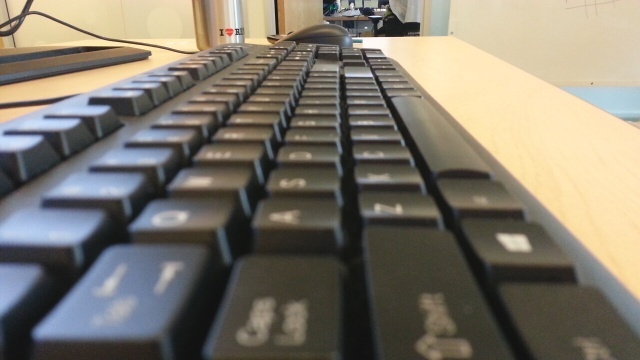
#> input picture results/keyboard_homography/align/align_00000.jpg, 640 x 360 px, given in place of _onlyalign_00000.jpg, which was not available
$ python depth_from_focus.py ../results/keyboard_homography/align   (older library calls are emulated)
#> lines starting #> are read from the running program, lines starting #| are printed output that depends on the picture; pictures that were not available may be replaced by others from this repository, and a replacement may not be noted
### src/utils.py
import os
import cv2
import numpy as np

# General
WEIGHTS = np.array(
        [[0, 0, 1, 2, 1, 0, 0],
        [0, 1, 2, 3, 2, 1, 0],
        [1, 2, 3, 4, 3, 2, 1],
        [2, 3, 4, 5, 4, 3, 2],
        [1, 2, 3, 4, 3, 2, 1],
        [0, 1, 2, 3, 2, 1, 0],
        [0, 0, 1, 2, 1, 0, 0]])

def convert_to_grayscale(img):
    imGray = cv2.cvtColor(img, cv2.COLOR_BGR2GRAY)
    return imGray

def read_image(image_path):
    img = cv2.imread(image_path, cv2.IMREAD_COLOR)
    return img

def read_flow(flow_path):
    flow = np.load(flow_path)
    return flow

def save_image(save_path, save_as, img):
    if not os.path.exists(save_path):
        os.makedirs(save_path)

    cv2.imwrite(save_path+save_as, img)

# [17 lines left out: functions save_heatmap, find_all_files, not called in this run]

def read_images_from_path(img_path):
    img_list = []

    for root, dirs, files in os.walk(img_path):
        for i, file in enumerate(sorted(files)):
            if file.endswith('.jpg') or file.endswith('.png'):
                img_list.append(read_image(root + file))

    return img_list

def normalize(x):
    max_, min_ = np.max(x), np.min(x)
    normalized = (x - min_) /(max_ - min_)
    return normalized

### src/depth_from_focus.py
from gco import cut_grid_graph_simple as cut_simple
from utils import *

import argparse
import cv2
import numpy as np

def focus_stack(aligned_img, gaussian_size, laplacian_size):
    imGray = convert_to_grayscale(aligned_img)
    gaussian_img = cv2.GaussianBlur(imGray, (gaussian_size, gaussian_size), 0)
    laplacian_img = cv2.Laplacian(gaussian_img, cv2.CV_64F, ksize=laplacian_size)

    return laplacian_img

def focus_measure_cal(cost_volume, kernel_size=9):
    focus_measure = np.zeros_like(cost_volume)
    kernel = np.ones((kernel_size, kernel_size))

    for i in range(len(cost_volume)):
        focus_img = cost_volume[i]
        focus_measure[i] = focus_img*focus_img
        focus_measure[i] = cv2.filter2D(focus_measure[i], -1, kernel)

    return focus_measure

def all_in_focus(img_list, cost_volume, kernel_size, gaussian_size):
    bgr_imgs = np.asarray(img_list)

    all_in_focus_img = np.zeros_like(bgr_imgs[0])
    height, width, channels = all_in_focus_img.shape

    focus_measure = focus_measure_cal(cost_volume, kernel_size)
    argmax = np.argmax(focus_measure, axis=0)

    normalized = 255 - (normalize(argmax) * 255)
    depth_map = cv2.GaussianBlur(normalized, (gaussian_size, gaussian_size), 0)

    for i in range(height):
        for j in range(width):
            idx = argmax[i, j]
            all_in_focus_img[i, j, :] = bgr_imgs[idx, i, j, :]

    return depth_map, all_in_focus_img


def graph_cut(cost_volume, unary_scale, pair_scale, n_iter):
    n = len(cost_volume)
    ii, jj = np.meshgrid(range(n), range(n))

    unary_cost = normalize(np.stack(cost_volume, axis=-1)) * unary_scale
    pairwise_cost = np.abs(ii - jj) * pair_scale

    graph_img = cut_simple(unary_cost.astype(np.int32), pairwise_cost.astype(np.int32), n_iter)

    height, width = unary_cost.shape[0], unary_cost.shape[1]
    graph_img = graph_img.reshape(height, width)
    graph_img = graph_img / float(n) * 255

    return graph_img

def weighted_median_filter(img):
    wmf_img = np.zeros_like(img)

    height, width = img.shape
    kernel_size = len(WEIGHTS)
    MARGIN = int(kernel_size/2)
    medIdx = int((np.sum(WEIGHTS) - 1) / 2)

    for i in range(MARGIN, height-MARGIN):
        for j in range(MARGIN, width-MARGIN):
            neighbors = []
            for k in range(-MARGIN, MARGIN+1):
                for l in range(-MARGIN, MARGIN+1):
                    a = img.item(i+k, j+l)
                    w = WEIGHTS[k+MARGIN, l+MARGIN]
                    for _ in range(w):
                        neighbors.append(a)
            neighbors.sort()
            median = neighbors[medIdx]
            wmf_img.itemset((i,j), median)

    return wmf_img

def main(base_path):
#> called with base_path = '../results/keyboard_homography/align'
    img_path = base_path + "align/"
    focus_save_path  = base_path + "focus_stack/"
    depth_save_path = base_path + "depth_map/"
    all_focus_save_path = base_path + "all_in_focus/"
    graph_save_path = base_path + "graph_cut_step2/"
    wmf_save_path = base_path + "wmf_step2/"
    save_as = "output.jpg"

    img_list = read_images_from_path(img_path)
#> in read_image, img is the input picture: shape (360, 640, 3); mean B, G, R 108, 120.3, 126.8
#> img_list = 1 item
    stacked_focus_imgs = []

    print("Stacking focus using LoG ... ")
    for i, aligned_img in enumerate(img_list):
        focus_save_as = "focus_" + str(i) + ".jpg"

        laplacian_img = focus_stack(aligned_img, gaussian_size=5, laplacian_size=5)
        stacked_focus_imgs.append(laplacian_img)

        print("... Saving images ...")
        save_image(focus_save_path, focus_save_as, laplacian_img)
#> this loop made 1 pass
#> focus_save_as on pass 1: 'focus_0.jpg'
#> (printed output is left out)
#> pass 1, in convert_to_grayscale, `imGray = cv2.cvtColor(img, cv2.COLOR_BGR2GRAY)`:
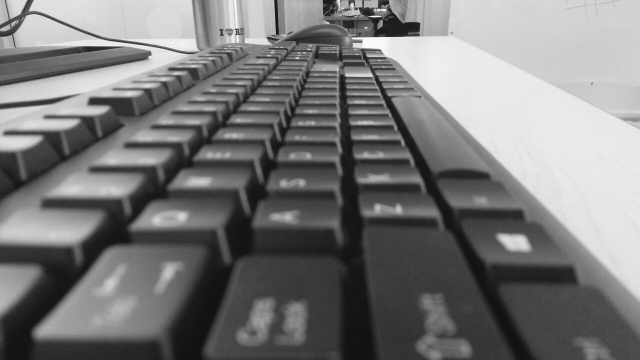
#> imGray: shape (360, 640); min 16, max 254, mean 120.9
#> pass 1, in focus_stack, `laplacian_img = cv2.Laplacian(gaussian_img, cv2.CV_64F, ksize=laplacia..`:
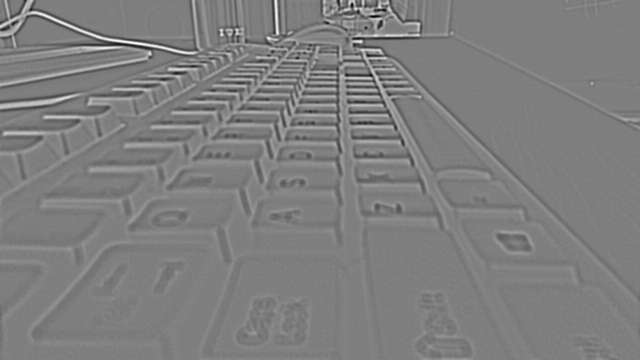
#> laplacian_img: shape (360, 640) float64; min -2516, max 2538, mean 0.1; drawn with min black and max white
#> pass 1, in save_image, `cv2.imwrite(save_path+save_as, img)`:
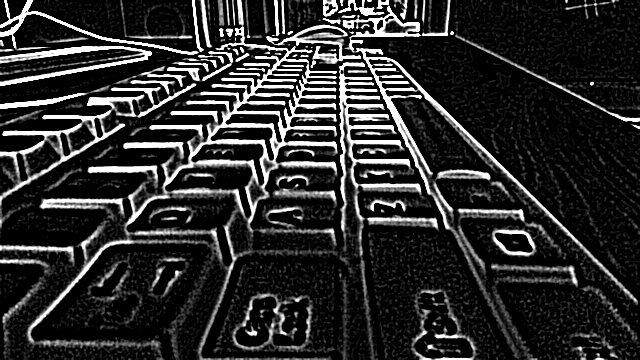
#> saved as focus_0.jpg: shape (360, 640); min 0, max 255, mean 44.3
#> after the loop, stacked_focus_imgs = 1 item

    cost_volume = np.asarray(stacked_focus_imgs)

    print("Extracting focus from each images ...")
    depth_map, all_in_focus_img = all_in_focus(img_list, cost_volume, kernel_size=64, gaussian_size=5)
#> the loop in focus_measure_cal, `for i in range(len(cost_volume)):` made 1 pass
#> in all_in_focus, `argmax = np.argmax(focus_measure, axis=0)`: argmax: shape (360, 640) int64; every value is 0
#> in normalize, `max_, min_ = np.max(x), np.min(x)`: max_ = 0
#> in normalize, `normalized = (x - min_) /(max_ - min_)`: normalized: shape (360, 640) float64; every value is NaN or infinite
    print("Saving depth-from-focus image : ", depth_save_path)
    save_image(depth_save_path, save_as, depth_map)
    print("Saving all-in-focus image : ", all_focus_save_path)
    save_image(all_focus_save_path, save_as, all_in_focus_img)

    print("Obtaining graph-cut depth-map ... It'll take a while ...")
    graph_img = graph_cut(cost_volume, unary_scale=2**22, pair_scale=2**12, n_iter=5)
#> in graph_cut, `n = len(cost_volume)`: n = 1
    print("Saving graph-cut depth-map : ", graph_save_path)
    save_image(graph_save_path, save_as, graph_img)

    print("Obtaining weighted median filtered depth-map ...")
    wmf_img = weighted_median_filter(graph_img)
    print("Saving weighted-median-filtered depth map : ", wmf_save_path)
    save_image(wmf_save_path, save_as, wmf_img)

if __name__ == '__main__':
    parser = argparse.ArgumentParser(description="Depth from Focus")
    parser.add_argument('base_path',
                        default="../dataset/save/07/",
                        help="Base directory")
    args = parser.parse_args()

    base_path = args.base_path

    main(base_path)
#> (the call stopped at in graph_cut, `graph_img = cut_simple(unary_cost.astype(np.int32), pairwise_cost.asty..`: gco is not available in this run)
